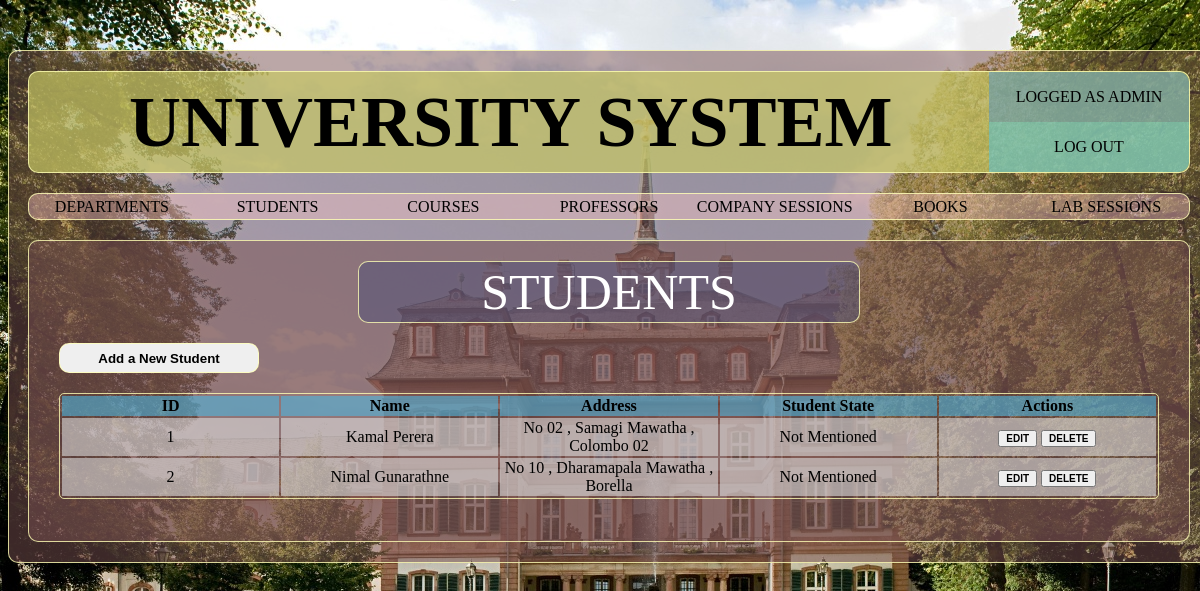
Screenshot of /pages/students.php (signed in) with the database file from the repository.
### tables this page shows
CREATE TABLE `students` (
  `stdID` varchar(20) NOT NULL,
  `stdFName` varchar(50) DEFAULT NULL,
  `stdLName` varchar(50) DEFAULT NULL,
  `stdStreetNo` varchar(20) DEFAULT NULL,
  `stdStreet` varchar(20) DEFAULT NULL,
  `stdCity` varchar(20) DEFAULT NULL
);

### pages/students.php (the view, shortened to what this page needs)
<?php
require_once('../inc/config.php');
$stdquery="SELECT S.stdID,S.stdFName,S.stdLName,S.stdStreetNo,S.stdStreet,S.stdCity,U.stdID AS UGR,G.stdID AS GR
		   FROM students AS S LEFT OUTER JOIN undergraduate AS U ON S.stdID = U.stdID
		   LEFT OUTER JOIN graduate AS G ON S.stdID = G.stdID;";
$stdcon=mysqli_query($connection,$stdquery);
require_once('layout/header.php');
?>
	<div class="container sub-page border-default">
		<div class="sub-page-box">
			<div class="container sub-page-title text-center border-default"> STUDENTS </div>
		</div>
		<div class="sub-page-box">
			<button class="sub-page-btn border-default" onclick="show_div('add_student_form')"> Add a New Student </button>
		</div>
		<div class="sub-page-box">
			<table class="container sub-page-table text-center">
				<tr>
					<th>ID</th>
					<th>Name</th>
					<th>Address</th>
					<th>Student State</th>
					<th>Actions</th>
				</tr>
				<?php
					$row="";
					if(mysqli_num_rows($stdcon)>0){
						while($student=mysqli_fetch_assoc($stdcon)){
							$state="";
							if($student['UGR']!="" && $student['GR']==""){
								$state="Undergraduate";
							} elseif ($student['UGR']=="" && $student['GR']!="") {
								$state="Graduate";
							} else {
								$state="Not Mentioned";
							}
							$id=$student['stdID'];
							$row=$row."<tr>
							<td>$student[stdID]</td>
							<td>$student[stdFName] $student[stdLName]</td>
							<td>$student[stdStreetNo] , $student[stdStreet] , $student[stdCity]</td>
							<td>$state</td>
							<td>
								<a href='queryboxes/student.php?id=$id' target='new'><button class='table-btn'>EDIT</button></a>
								<a href='./queryboxes/delete.php?student=$student[stdID]'><button class='table-btn'>DELETE</button></a>
							</td>
							</tr>";
						}
						echo $row;
					}
				?>
			</table>
		</div>
	</div>
</body>
</html>

### css/main.css (style rules this page uses)
body { background-image: url("../assets/uni-back.jpg"); background-attachment: fixed; }
a:link { text-decoration: inherit; color: inherit; }
.container { margin: 0px auto; }
.border-default { border: 1px solid rgba(255,255,180,0.8); border-radius: 10px; }
.text-center { text-align: center; }

### css/subpage.css (style rules this page uses)
.sub-page { display: block; margin-top: 20px; margin-bottom: 20px; width: 1160px; min-height: 300px; background-color: rgba(120,80,80,0.5); }
.sub-page-box { display: block; }
.sub-page-title { margin-top: 20px; width: 500px; min-height: 60px; line-height: 60px; font-size: 50px; color: white; background-color: rgba(80,80,120,0.5); }
.sub-page-btn { margin-top: 20px; margin-left: 30px; min-height:30px; min-width: 200px; font-weight: bold; }
.sub-page-table { margin-top: 20px; margin-bottom: 20px; width: 1100px; border: 1px solid rgba(255,255,180,0.8); border-radius: 5px; }
.sub-page-table th { background-color: rgba(80,180,220,0.6); min-height: 30px; }
.sub-page-table td { background-color: rgba(220,220,220,0.6); min-height: 30px; }
.table-btn { font-size: 10px; font-weight: bold; }

### pages/layout/header.php (style rules this page uses)
.sub-page-table th,td { width: 16.5%; }

### rows the page displays
students: stdID "1", stdFName "Kamal", stdLName "Perera", stdStreetNo "No 02", stdStreet "Samagi Mawatha", stdCity "Colombo 02"
students: stdID "2", stdFName "Nimal", stdLName "Gunarathne", stdStreetNo "No 10", stdStreet "Dharamapala Mawatha", stdCity "Borella"

### other values shown
$state "Not Mentioned Not Mentioned"
